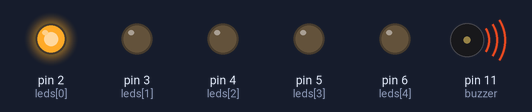
This sketch was run on a simulated Arduino Uno, built with avr-gcc and run on an emulated ATmega328P. Shown: output pins drawn as LEDs (lit = HIGH), buzzer (waves = sounding).

Above: at 0.2 s.
At 1.2 s:
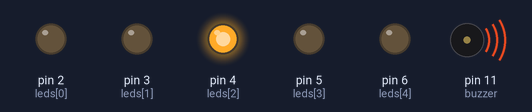
At 7.1 s:
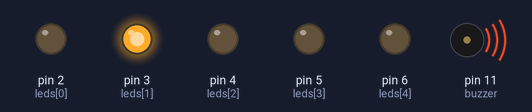
At 11.5 s:
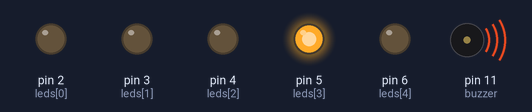
At 15.4 s:
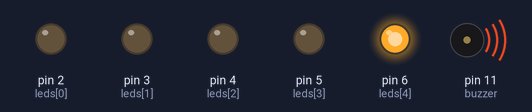
At 17.8 s:
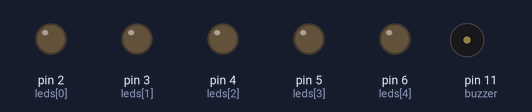
Timing chart, 0 to 22.3 s (numbered marks = the images above):
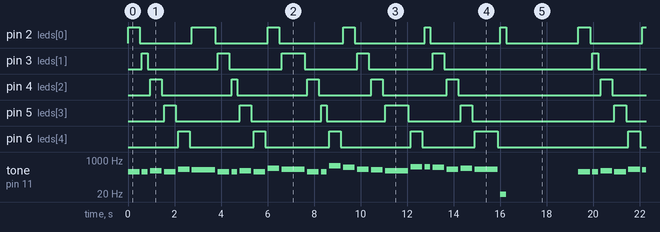

Measured:
- by itself, pin 4 (leds[2]): LOW → HIGH at 0.95 s, → LOW 0.50 s later, → HIGH 3.0 s later, → LOW 0.25 s later, … (21 changes in this stretch)
- by itself, pin 5 (leds[3]): LOW → HIGH at 1.6 s, → LOW 0.50 s later, → HIGH 2.8 s later, → LOW 0.50 s later, … (20 changes in this stretch)
- by itself, pin 6 (leds[4]): LOW → HIGH at 2.2 s, → LOW 0.50 s later, → HIGH 2.8 s later, → LOW 0.50 s later, … (20 changes in this stretch)
- by itself, pin 3 (leds[1]): repeats every 19.4 s: LOW 3.0 s, HIGH 0.50 s, LOW 2.3 s, HIGH 1.0 s, LOW 2.3 s, HIGH 0.50 s, LOW 2.8 s, HIGH 0.50 s, LOW 6.4 s, HIGH 0.25 s
- by itself, tone on pin 11 (buzzer): plays 262 Hz for 0.50 s, 262 Hz for 0.25 s, 294 Hz for 0.50 s, 262 Hz for 0.50 s, 349 Hz for 0.50 s, 330 Hz for 1.0 s … (55 notes in this stretch)

The sketch:

HappyBdayLed.ino
```cpp
// Buzzer connected to pin 11
int buzzer = 11;

// LEDs on pins 2, 3, 4, 5, 6
int leds[] = {2, 3, 4, 5, 6};

// Notes for "Happy Birthday"
int notes[] = {
  262, 262, 294, 262, 349, 330,
  262, 262, 294, 262, 392, 349,
  262, 262, 523, 440, 349, 330, 294,
  466, 466, 440, 349, 392, 349
};

// Duration of each note (milliseconds)
int durations[] = {
  500, 250, 500, 500, 500, 1000,
  500, 250, 500, 500, 500, 1000,
  500, 250, 500, 500, 500, 500, 1000,
  500, 250, 500, 500, 500, 1000
};

void setup() {
  // Set buzzer as output
  pinMode(buzzer, OUTPUT);

  // Set all LED pins as output
  for (int i = 0; i < 5; i++) {
    pinMode(leds[i], OUTPUT);
  }
}

void loop() {
  for (int i = 0; i < 26; i++) {
    // Turn off all LEDs first
    for (int j = 0; j < 5; j++) {
      digitalWrite(leds[j], LOW);
    }

    // Select which LED to light (cycling through 5 LEDs)
    int ledIndex = i % 5;
    digitalWrite(leds[ledIndex], HIGH);

    // Play the note
    tone(buzzer, notes[i]);
    delay(durations[i]);

    // Turn off current LED and stop buzzer
    digitalWrite(leds[ledIndex], LOW);
    noTone(buzzer);

    delay(100); // Short pause between notes
  }

  delay(3000); // Pause before melody restarts
}
```
